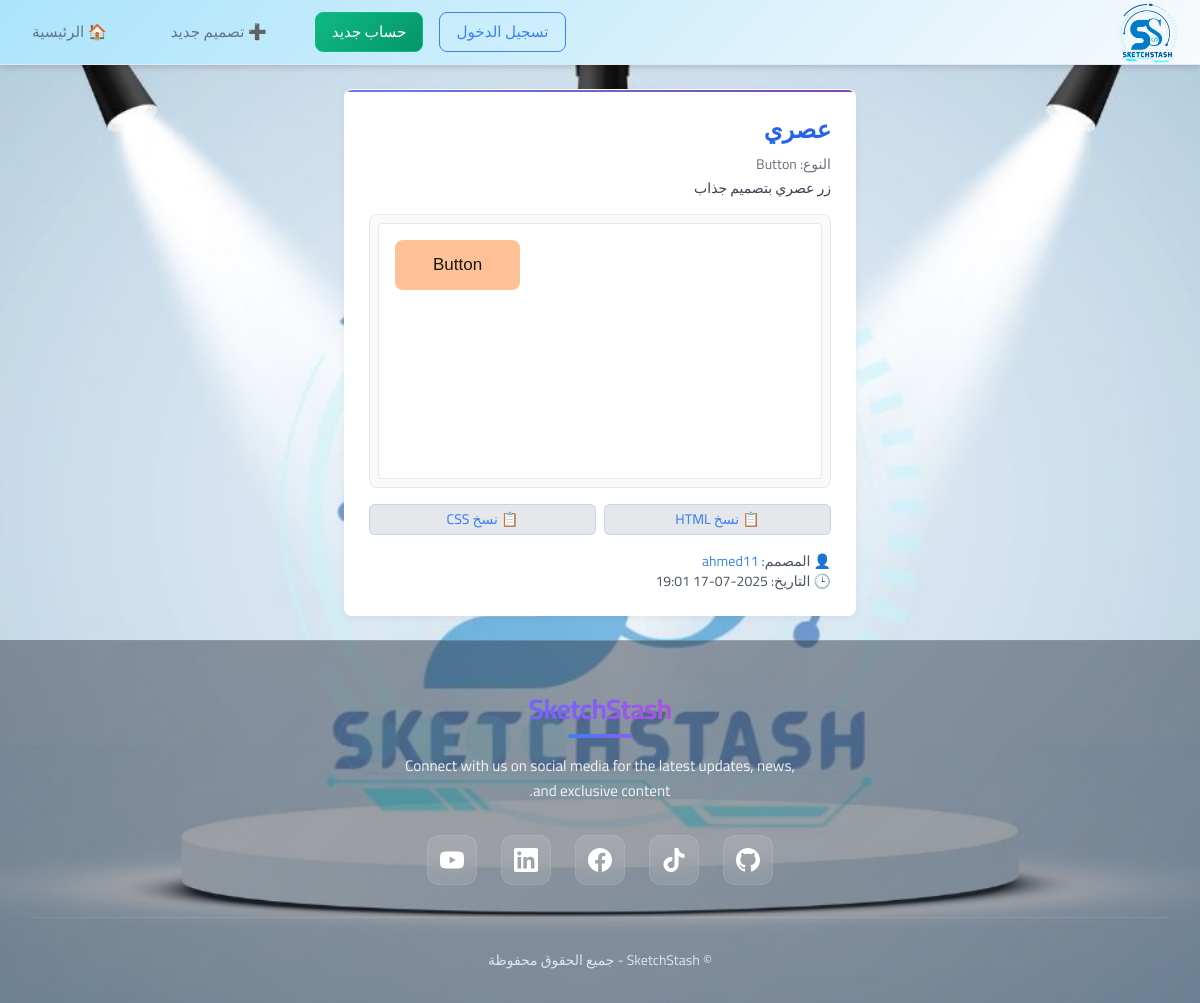
The page /design/19/ on the database its author committed.
### designs/models.py (models this page shows, shortened)
class Design(models.Model):
    DESIGN_TYPES = [
        ('button', 'Button'),
        ('card', 'Card'),
        ('navbar', 'Navbar'),
        ('header', 'Header'),
        ('form', 'Form'),
        ('input', 'Input'),
        ('loader', 'Loader'),
        ('radio', 'Radio Button'),
        ('other', 'Other'),
    ]
    name = models.CharField(max_length=100)
    description = models.TextField(blank=True)
    design_type = models.CharField(max_length=20, choices=DESIGN_TYPES)
    html_code = models.TextField()
    css_code = models.TextField()
    creator = models.ForeignKey(User, on_delete=models.CASCADE, related_name='designs')
    created_at = models.DateTimeField(auto_now_add=True)

### designs/views.py (the view)
# urls.py: path('design/<int:pk>/', views.design_detail, name='design_detail'),
def design_detail(request, pk):
    design = get_object_or_404(Design, pk=pk)
    return render(request, 'designs/design_detail.html', {'design': design})

### designs/templates/designs/design_detail.html (shortened to what this page needs)
{% extends 'designs/base.html' %}
{% block content %}
<div class="form-box">
  <h1 class="text-2xl font-bold text-blue-600 mb-2">{{ design.name }}</h1>
  <p class="text-sm text-gray-500 mb-1">النوع: {{ design.get_design_type_display }}</p>
  <p class="text-gray-700 text-sm mb-4">{{ design.description|default:"بدون وصف" }}</p>
  <div class="preview-box">
    <iframe
      id="preview-iframe-{{ design.id }}"
      class="w-full h-64 border rounded bg-white"
      onload="
        const iframe = this;
        const doc = iframe.contentWindow.document;
        doc.open();
        doc.write(`<!DOCTYPE html><html><head><style>{{ design.css_code|escapejs }}</style></head><body style='margin:0;padding:1rem;'>{{ design.html_code|escapejs }}</body></html>`);
        doc.close();
      ">
    </iframe>
  </div>
  <div class="flex gap-2 mb-4">
    <button class="btn-copy" onclick="copyToClipboard(`{{ design.html_code|escapejs }}`)">📋 نسخ HTML</button>
    <button class="btn-copy" onclick="copyToClipboard(`{{ design.css_code|escapejs }}`)">📋 نسخ CSS</button>
  </div>
  <p class="text-sm text-gray-600">
    👤 المصمم:
    <a href="{% url 'designer_profile' design.creator.username %}" class="text-blue-500 hover:underline">
      {{ design.creator.username }}
    </a><br>
    🕒 التاريخ: {{ design.created_at|date:"Y-m-d H:i" }}
  </p>
</div>
{% endblock %}

### designs/static/css/stylebox.css (style rules this page uses)
body { font-family: 'Cairo', sans-serif; background-image: linear-gradient(135deg, #2a5cd100 0%, #edd6d600 100%), url('../images/backg3.jpg') !important; background-size: cover; background-position: center; background-attachment: fixed; }
.btn-copy { flex: 1; display: flex; align-items: center; justify-content: center; gap: 0.5rem; padding: 0.75rem 1rem; font-size: 0.875rem; font-weight: 500; background: rgba(59, 130, 246, 0.1); color: #3b82f6; border: 1px solid rgba(59, 130, 246, 0.2); border-radius: 0.75rem; cursor: pointer; transition: all 0.3s ease; text-decoration: none; white-space: nowrap; overflow: hidden; text-overflow: ellipsis; }
.form-box { background: rgba(255, 255, 255, 0.95); backdrop-filter: blur(20px); border: 1px solid rgba(255, 255, 255, 0.2); border-radius: 20px; padding: 40px; box-shadow: 0 20px 40px rgba(0, 0, 0, 0.1), 0 0 0 1px rgba(255, 255, 255, 0.1) inset; transform: translateY(0); transition: all 0.3s ease; position: relative; overflow: hidden; }
.form-box::before { content: ''; position: absolute; top: 0; left: 0; right: 0; height: 2px; background: linear-gradient(90deg, #667eea, #764ba2, #667eea); background-size: 200% 100%; animation: shimmer 2s ease-in-out infinite; }
.form-box { max-width: 32rem; margin: 0 auto; background-color: #fff; padding: 1.5rem; border-radius: 0.5rem; box-shadow: 0 2px 8px rgba(0,0,0,0.05); }
.preview-box { background-color: #f9fafb; border: 1px solid #e5e7eb; padding: 0.5rem; border-radius: 0.5rem; overflow: hidden; margin-bottom: 1rem; }
.btn-copy { font-size: 0.875rem; background-color: #e5e7eb; padding: 0.25rem 0.75rem; border-radius: 0.375rem; transition: background-color 0.2s; }

### rows shown on the page
Design: name "عصري", design_type "Button", description "زر عصري بتصميم جذاب", creator.username "ahmed11", created_at "2025-07-17 19:01"
